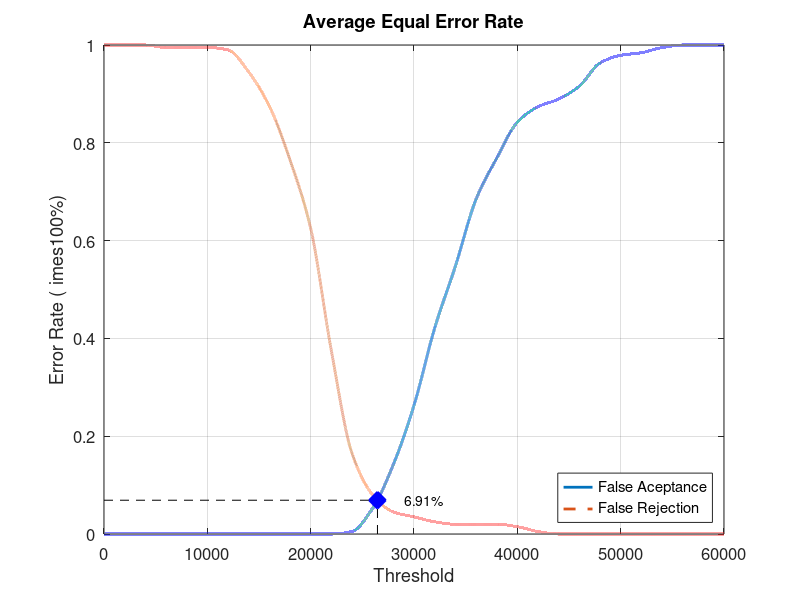
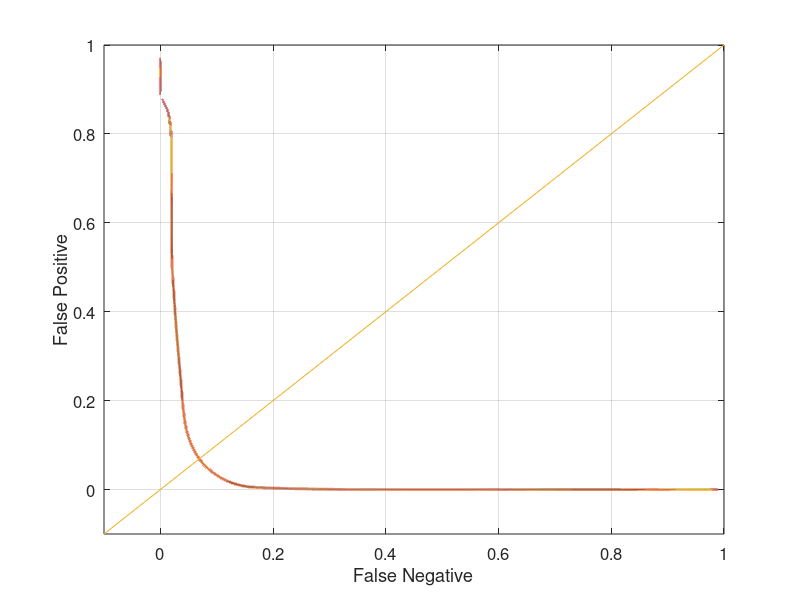

Write MATLAB code to recreate these figures, in order.
close all;
clear;
clc;
x = 0:2000:60000;
xq = 0:0.5:60000;

y0 = [0 0 0 0 0 0 0 0 0 0 0 0 0.00526316 0.0526316 0.142105 0.263158 0.421053 0.547368 0.684211 0.768421 0.842105 0.873684 0.889474 0.915789 0.963158 0.978947 0.984211 0.994737 1 1 1]
yy0 = interp1(x, y0, xq, 'pchip');
y1 = [1 1 1 0.995 0.995 0.995 0.99 0.945 0.875 0.765 0.625 0.375 0.165 0.08 0.045 0.035 0.025 0.02 0.02 0.02 0.015 0.005 0 0 0 0 0 0 0 0 0]
yy1 = interp1(x, y1, xq, 'pchip');

% Calculating EER: 
y2 = abs(y0 - y1);
find(y2 == min(y2))
yy2 = abs(yy0 - yy1);
xEER = find(yy2 == min(yy2));
xEERIndex = xq(xEER) % X-axis EER
yEER = yy0(xEER) % Y-axis EER

main = figure
plot(xq, yy0,'-','LineWidth', 2);	hold on
plot(xq, yy1,'--','LineWidth', 2);	hold on
plot([xEERIndex xEERIndex], [0 yEER], 'k--');	hold on
plot([0 xEERIndex], [yEER yEER], 'k--');	hold on
plot(xEERIndex, yEER, 'bx', 'LineWidth', 10);	hold on
text(xEERIndex + 10 * xEERIndex / 100, yEER, [num2str(round((10000 * yEER)) / 100) '%'])
legend('False Aceptance', 'False Rejection', 'Location', 'SouthEast')
xlabel('Threshold')
ylabel('Error Rate (	imes100%)')
title('Average Equal Error Rate')
set(gca, 'FontSize', 12)
axis([0 60000 0 1])
grid on

print(main, 'Database3_3Main', '-dpng');
FNRxFPR = figure('Color', [1 1 1]);
plot(yy1, yy0, '-', yy1, yy0, 'LineWidth', 2);
hold on
y = -0.1:0.1:1
plot(y, y); 
set(gca, 'FontSize', 12)
xlabel('False Negative')
ylabel('False Positive')
axis([-0.1 1 -0.1 1])
set(gca, 'FontSize', 12)
grid on

print(FNRxFPR, 'Database3_3FNRxFPR','-dpng');
